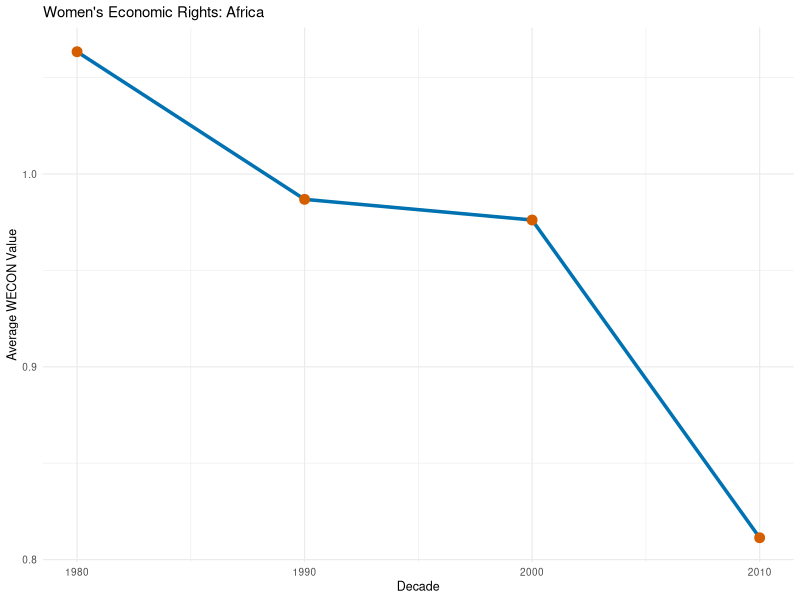

Write the R code that produced this figure.
## ---- chunk 1
knitr::opts_chunk$set(echo = TRUE)

library(dplyr)
library(tidyverse)
library(ggplot2)
## ---- chunk 2
ciri_data <- read_csv("data/dataverse_files/CIRI Data 1981_2011 2014.04.14.csv") 

#removing unnecessary variables from data set
df <- ciri_data %>% 
  select(-c(COW, 
            POLITY, 
            UNSUBREG,
            PHYSINT,
            OLD_EMPINX,
            NEW_EMPINX,
            ASSN,
            FORMOV,
            DOMMOV,
            OLD_MOVE,
            SPEECH,
            ELECSD,
            OLD_RELFRE,
            NEW_RELFRE,
            WORKER,
            WOSOC,
            INJUD)) 
print(df)
## ---- chunk 3
print(colSums(is.na(df))) #checking for number of na's in each variable

df_full <- na.omit(df) #deleting rows with na's

print(sum(duplicated(df_full))) #checking for number of duplicates in each variable
df_no_dups <- distinct(df_full) #deleting rows with duplicates
## ---- chunk 4
# Making missing code, periods of interregnum, and occupation NAs
df_no_dups[df_no_dups == -999] <- NA
df_no_dups[df_no_dups == -77]  <- NA
df_no_dups[df_no_dups == -66]  <- NA

# Creating decade variable 
df_decade_region <- df_no_dups %>% 
  mutate(decade = floor(YEAR/10)*10)

# Map UNREG codes to continent/region names
region_map <- tibble(
  UNREG = c(2, 9, 419, 21, 142, 150),
  CONT = c("Africa", "Oceania", "South & Central America", "North America" , "Asia", "Europe")
) 
df_decade_region <- df_decade_region %>%
  left_join(region_map, by = "UNREG")


df_decade_region$CONT.y <- NULL

names(df_decade_region)[names(df_decade_region) == "CONT.x"] <- "CONT"

print(df_decade_region)
## ---- chunk 5
# Creating list of human rights indicators 
key_vars <- c("DISAP", "KILL", "POLPRIS", "TORT", "WECON", "WOPOL")

df_continent_decade_avg <- df_decade_region %>%
  group_by(CONT, CTRY, decade) %>%
  summarise(across(all_of(key_vars), mean, na.rm = TRUE), .groups = "drop")

df_continent_decade_avg
## ---- chunk 6
cont_name <- "Africa"

df_avg <- df_continent_decade_avg %>%
  filter(CONT == cont_name) %>%
  group_by(decade) %>%
  summarize(WECON_avg = mean(WECON, na.rm = TRUE))

ggplot(df_avg, aes(x = decade, y = WECON_avg)) +
  geom_line(color = "#0072B2", size = 1.2) +
  geom_point(color = "#D55E00", size = 3) +
  labs(
    title = paste("Women's Economic Rights:", cont_name),
    x = "Decade",
    y = "Average WECON Value"
  ) +
  theme_minimal(base_size = 9)
